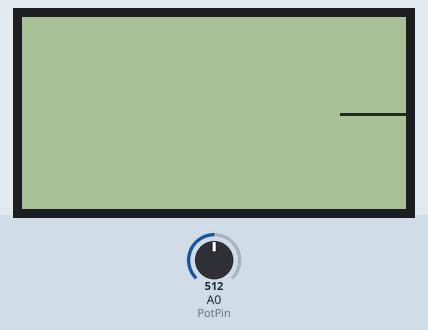
Recording of a sketch running on a simulated Arduino Uno, built with avr-gcc and run on an emulated ATmega328P. Parts: 128×64 one-colour display. The test bench sets the inputs (shaded band); at power-on: A0 (PotPin) = 512.

Above: at 1.2 s.
1.3 s: A0 (PotPin) set to 716
At 1.76 s:
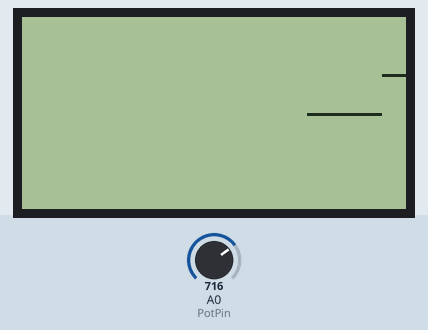
2.9 s: A0 (PotPin) set to 900
At 2.96 s:
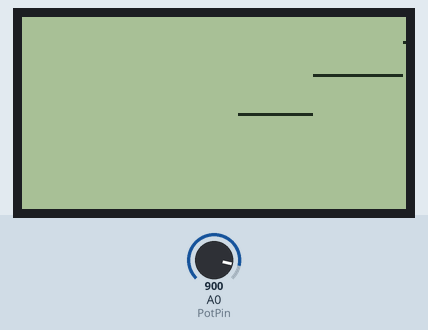
4.4 s: A0 (PotPin) set to 1023
At 11.69 s:
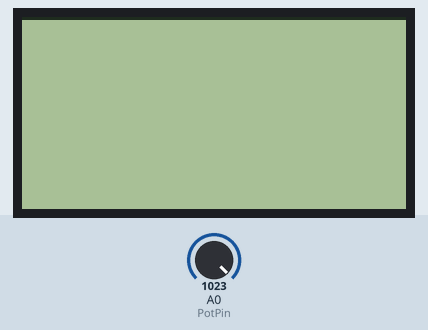

The sketch:

sketch_mar05a.ino
```cpp
#include <U8glib.h>
U8GLIB_ST7920_128X64 u8g(3, 8, 7, U8G_PIN_NONE);
int HistArr[128];
int PotPin = 0;

void setup()
{
  u8g.firstPage();
  do {
  u8g.setColorIndex(1);   } while( u8g.nextPage() );
  pinMode(PotPin, INPUT);
  for (int i=0; i<128; i++){HistArr[i]=64;}
  u8g.firstPage(); do {  for (int i=0; i<128; i++){
                            u8g.drawPixel(i, HistArr[i]);
                            }} while( u8g.nextPage() );

}

void loop()
{
 int osc = map(analogRead(PotPin), 0, 1023, 63, 0);
 for (int i=0; i<128; i++){HistArr[i]=HistArr[i+1];}
 HistArr[127] = osc;
    u8g.firstPage(); do{
    for (int i=127; i>=0; i--){u8g.drawPixel(i, HistArr[i]);
                            }} while( u8g.nextPage() );


                         // delayMicroseconds(10);  //
  delay(10);
}
```
